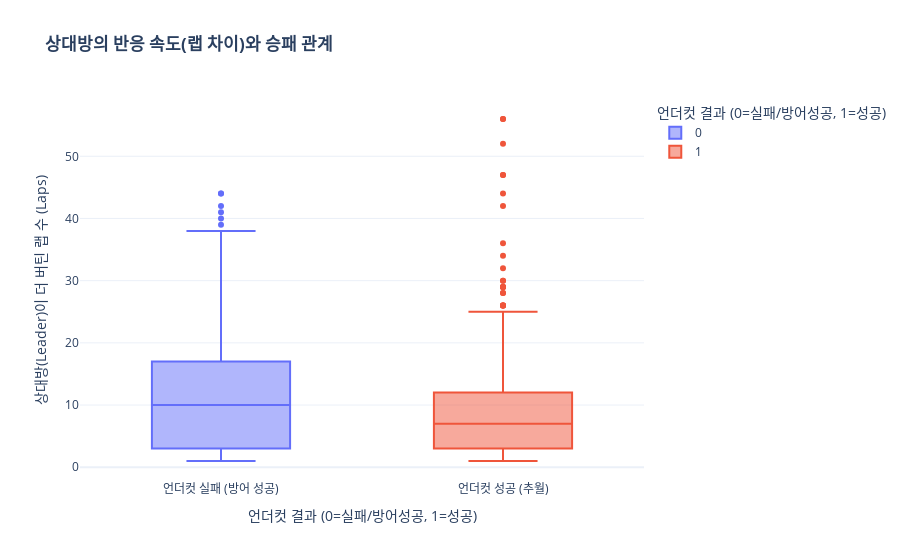

Source (notebook cell):
### Code cell
# 시각화 3: '몇 랩'을 더 버텨야 막을 수 있나? (Pit Difference)
# 리더가 늦게 들어올수록(Overcut) 방어가 될까, 아니면 더 망할까?

fig = px.box(
    df_undercuts,
    x='Is_Success',
    y='Pit_Diff',
    color='Is_Success',
    title='<b>상대방의 반응 속도(랩 차이)와 승패 관계</b>',
    labels={
        'Is_Success': '언더컷 결과 (0=실패/방어성공, 1=성공)',
        'Pit_Diff': '상대방(Leader)이 더 버틴 랩 수 (Laps)'
    },
    category_orders={'Is_Success': [0, 1]} # 0: 실패, 1: 성공
)

# 한글 라벨링 교체
fig.update_xaxes(ticktext=["언더컷 실패 (방어 성공)", "언더컷 성공 (추월)"], tickvals=[0, 1])
fig.update_layout(template='plotly_white')
fig.show()

### Figure 1 — Plotly figure (JSON) as saved in the notebook; plotly's stock layout.template omitted (floating-point values rounded to 4 significant figures; data arrays with more than 128 entries replaced by an {"elided": "..."} marker saying what was removed)
{"data": [{"alignmentgroup": "True", "hovertemplate": "언더컷 결과 (0=실패/방어성공, 1=성공)=%{x}<br>상대방(Leader)이 더 버틴 랩 수 (Laps)=%{y}<extra></extra>", "legendgroup": "0", "marker": {"color": "#636efa"}, "name": "0", "notched": false, "offsetgroup": "0", "orientation": "v", "showlegend": true, "x": {"elided": "442 int values"}, "x0": " ", "xaxis": "x", "y": {"elided": "442 int values"}, "y0": " ", "yaxis": "y", "type": "box"}, {"alignmentgroup": "True", "hovertemplate": "언더컷 결과 (0=실패/방어성공, 1=성공)=%{x}<br>상대방(Leader)이 더 버틴 랩 수 (Laps)=%{y}<extra></extra>", "legendgroup": "1", "marker": {"color": "#EF553B"}, "name": "1", "notched": false, "offsetgroup": "1", "orientation": "v", "showlegend": true, "x": {"elided": "634 int values"}, "x0": " ", "xaxis": "x", "y": {"elided": "634 int values"}, "y0": " ", "yaxis": "y", "type": "box"}], "layout": {"xaxis": {"anchor": "y", "domain": [0.0, 1.0], "title": {"text": "언더컷 결과 (0=실패/방어성공, 1=성공)"}, "categoryorder": "array", "categoryarray": [0, 1], "ticktext": ["언더컷 실패 (방어 성공)", "언더컷 성공 (추월)"], "tickvals": [0, 1]}, "yaxis": {"anchor": "x", "domain": [0.0, 1.0], "title": {"text": "상대방(Leader)이 더 버틴 랩 수 (Laps)"}}, "legend": {"title": {"text": "언더컷 결과 (0=실패/방어성공, 1=성공)"}, "tracegroupgap": 0}, "title": {"text": "<b>상대방의 반응 속도(랩 차이)와 승패 관계</b>"}, "boxmode": "overlay"}}
